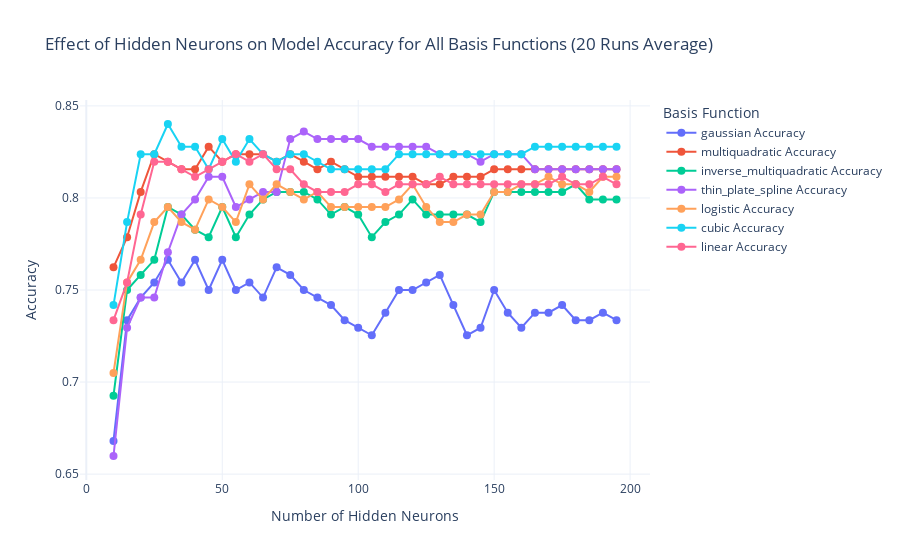
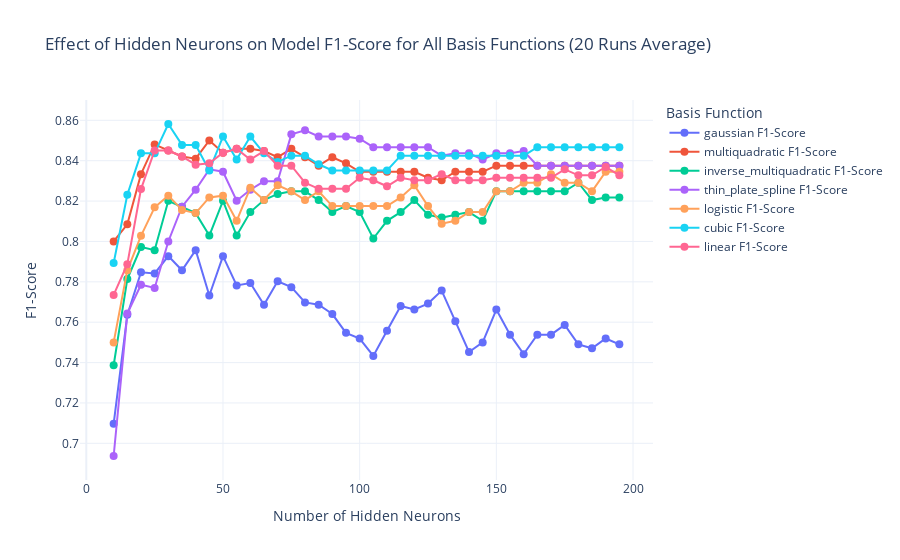

Here is the notebook cell these charts were saved with, in order:
### Markdown cell above
## Comparision between 7 different basis functions:

### Code cell
import numpy as np
import pandas as pd
from sklearn.metrics import accuracy_score, f1_score
from sklearn.model_selection import train_test_split
import plotly.graph_objects as go

# Set random seed for reproducibility
np.random.seed(42)

# Load dataset
df = pd.read_csv("SENSEX_normalized.csv")

# Define technical indicators and target variable
technical_indicators = ["SMA", "MACD", "%K", "%D", "RSI", "Williams %R"]
X = df[technical_indicators]
y = df["Direction"]

# Split data into training and testing sets
X_train, X_test, y_train, y_test = train_test_split(X, y, test_size=0.2, random_state=42)

# Define basis functions
basis_functions = ["gaussian", "multiquadratic", "inverse_multiquadratic",
                   "thin_plate_spline", "logistic", "cubic", "linear"]

# Define hidden neuron sizes to test
hidden_neurons_list = range(10, 200, 5)  # 10 to 200 with step size 5

# Initialize dictionary to store results
results = {basis: [] for basis in basis_functions}

# Number of runs for averaging
num_runs = 20

# Evaluate performance for different hidden neuron sizes
for num_neurons in hidden_neurons_list:
    for basis in basis_functions:
        accuracy_scores = []
        f1_scores = []

        for _ in range(num_runs):
            # Initialize and train the model
            model = RBFN(num_neurons=num_neurons, basis_function=basis, reg_param=0.06)
            model.fit(X_train, y_train)

            # Predict on the test set
            y_pred = model.predict(X_test)

            # Compute accuracy and F1-score
            accuracy = accuracy_score(y_test, y_pred)
            f1 = f1_score(y_test, y_pred)

            # Store scores
            accuracy_scores.append(accuracy)
            f1_scores.append(f1)

        # Compute average performance
        avg_accuracy = np.mean(accuracy_scores)
        avg_f1 = np.mean(f1_scores)

        # Store results
        results[basis].append((num_neurons, avg_accuracy, avg_f1))

# Convert results for plotting
hidden_sizes = {basis: [res[0] for res in results[basis]] for basis in basis_functions}
accuracy_dict = {basis: [res[1] for res in results[basis]] for basis in basis_functions}
f1_dict = {basis: [res[2] for res in results[basis]] for basis in basis_functions}

# Plot Accuracy vs Hidden Neurons
fig_accuracy = go.Figure()
for basis in basis_functions:
    fig_accuracy.add_trace(go.Scatter(
        x=hidden_sizes[basis], y=accuracy_dict[basis],
        mode="lines+markers", name=f"{basis} Accuracy",
        line=dict(width=2),
        marker=dict(size=8)
    ))
fig_accuracy.update_layout(
    title="Effect of Hidden Neurons on Model Accuracy for All Basis Functions (20 Runs Average)",
    xaxis_title="Number of Hidden Neurons",
    yaxis_title="Accuracy",
    legend_title="Basis Function",
    template="plotly_white",
    hovermode="x unified"
)
fig_accuracy.show()

# Plot F1-Score vs Hidden Neurons
fig_f1 = go.Figure()
for basis in basis_functions:
    fig_f1.add_trace(go.Scatter(
        x=hidden_sizes[basis], y=f1_dict[basis],
        mode="lines+markers", name=f"{basis} F1-Score",
        line=dict(width=2),
        marker=dict(size=8)
    ))
fig_f1.update_layout(
    title="Effect of Hidden Neurons on Model F1-Score for All Basis Functions (20 Runs Average)",
    xaxis_title="Number of Hidden Neurons",
    yaxis_title="F1-Score",
    legend_title="Basis Function",
    template="plotly_white",
    hovermode="x unified"
)
fig_f1.show()

### Figure 1 — Plotly figure (JSON) as saved in the notebook; plotly's stock layout.template omitted (floating-point values rounded to 4 significant figures)
{"data": [{"line": {"width": 2}, "marker": {"size": 8}, "mode": "lines+markers", "name": "gaussian Accuracy", "type": "scatter", "x": [10, 15, 20, 25, 30, 35, 40, 45, 50, 55, 60, 65, 70, 75, 80, 85, 90, 95, 100, 105, 110, 115, 120, 125, 130, 135, 140, 145, 150, 155, 160, 165, 170, 175, 180, 185, 190, 195], "y": [0.668, 0.7336, 0.7459, 0.7541, 0.7664, 0.7541, 0.7664, 0.75, 0.7664, 0.75, 0.7541, 0.7459, 0.7623, 0.7582, 0.75, 0.7459, 0.7418, 0.7336, 0.7295, 0.7254, 0.7377, 0.75, 0.75, 0.7541, 0.7582, 0.7418, 0.7254, 0.7295, 0.75, 0.7377, 0.7295, 0.7377, 0.7377, 0.7418, 0.7336, 0.7336, 0.7377, 0.7336]}, {"line": {"width": 2}, "marker": {"size": 8}, "mode": "lines+markers", "name": "multiquadratic Accuracy", "type": "scatter", "x": [10, 15, 20, 25, 30, 35, 40, 45, 50, 55, 60, 65, 70, 75, 80, 85, 90, 95, 100, 105, 110, 115, 120, 125, 130, 135, 140, 145, 150, 155, 160, 165, 170, 175, 180, 185, 190, 195], "y": [0.7623, 0.7787, 0.8033, 0.8238, 0.8197, 0.8156, 0.8156, 0.8279, 0.8197, 0.8238, 0.8238, 0.8238, 0.8197, 0.8238, 0.8197, 0.8156, 0.8197, 0.8156, 0.8115, 0.8115, 0.8115, 0.8115, 0.8115, 0.8074, 0.8074, 0.8115, 0.8115, 0.8115, 0.8156, 0.8156, 0.8156, 0.8156, 0.8156, 0.8156, 0.8156, 0.8156, 0.8156, 0.8156]}, {"line": {"width": 2}, "marker": {"size": 8}, "mode": "lines+markers", "name": "inverse_multiquadratic Accuracy", "type": "scatter", "x": [10, 15, 20, 25, 30, 35, 40, 45, 50, 55, 60, 65, 70, 75, 80, 85, 90, 95, 100, 105, 110, 115, 120, 125, 130, 135, 140, 145, 150, 155, 160, 165, 170, 175, 180, 185, 190, 195], "y": [0.6926, 0.75, 0.7582, 0.7664, 0.7951, 0.791, 0.7828, 0.7787, 0.7951, 0.7787, 0.791, 0.7992, 0.8033, 0.8033, 0.8033, 0.7992, 0.791, 0.7951, 0.791, 0.7787, 0.7869, 0.791, 0.7992, 0.791, 0.791, 0.791, 0.791, 0.7869, 0.8033, 0.8033, 0.8033, 0.8033, 0.8033, 0.8033, 0.8074, 0.7992, 0.7992, 0.7992]}, {"line": {"width": 2}, "marker": {"size": 8}, "mode": "lines+markers", "name": "thin_plate_spline Accuracy", "type": "scatter", "x": [10, 15, 20, 25, 30, 35, 40, 45, 50, 55, 60, 65, 70, 75, 80, 85, 90, 95, 100, 105, 110, 115, 120, 125, 130, 135, 140, 145, 150, 155, 160, 165, 170, 175, 180, 185, 190, 195], "y": [0.6598, 0.7295, 0.7459, 0.7459, 0.7705, 0.791, 0.7992, 0.8115, 0.8115, 0.7951, 0.7992, 0.8033, 0.8033, 0.832, 0.8361, 0.832, 0.832, 0.832, 0.832, 0.8279, 0.8279, 0.8279, 0.8279, 0.8279, 0.8238, 0.8238, 0.8238, 0.8197, 0.8238, 0.8238, 0.8238, 0.8156, 0.8156, 0.8156, 0.8156, 0.8156, 0.8156, 0.8156]}, {"line": {"width": 2}, "marker": {"size": 8}, "mode": "lines+markers", "name": "logistic Accuracy", "type": "scatter", "x": [10, 15, 20, 25, 30, 35, 40, 45, 50, 55, 60, 65, 70, 75, 80, 85, 90, 95, 100, 105, 110, 115, 120, 125, 130, 135, 140, 145, 150, 155, 160, 165, 170, 175, 180, 185, 190, 195], "y": [0.7049, 0.7541, 0.7664, 0.7869, 0.7951, 0.7869, 0.7828, 0.7992, 0.7951, 0.7869, 0.8074, 0.7992, 0.8074, 0.8033, 0.7992, 0.8033, 0.7951, 0.7951, 0.7951, 0.7951, 0.7951, 0.7992, 0.8074, 0.7951, 0.7869, 0.7869, 0.791, 0.791, 0.8033, 0.8033, 0.8074, 0.8074, 0.8115, 0.8074, 0.8074, 0.8033, 0.8115, 0.8115]}, {"line": {"width": 2}, "marker": {"size": 8}, "mode": "lines+markers", "name": "cubic Accuracy", "type": "scatter", "x": [10, 15, 20, 25, 30, 35, 40, 45, 50, 55, 60, 65, 70, 75, 80, 85, 90, 95, 100, 105, 110, 115, 120, 125, 130, 135, 140, 145, 150, 155, 160, 165, 170, 175, 180, 185, 190, 195], "y": [0.7418, 0.7869, 0.8238, 0.8238, 0.8402, 0.8279, 0.8279, 0.8156, 0.832, 0.8197, 0.832, 0.8238, 0.8197, 0.8238, 0.8238, 0.8197, 0.8156, 0.8156, 0.8156, 0.8156, 0.8156, 0.8238, 0.8238, 0.8238, 0.8238, 0.8238, 0.8238, 0.8238, 0.8238, 0.8238, 0.8238, 0.8279, 0.8279, 0.8279, 0.8279, 0.8279, 0.8279, 0.8279]}, {"line": {"width": 2}, "marker": {"size": 8}, "mode": "lines+markers", "name": "linear Accuracy", "type": "scatter", "x": [10, 15, 20, 25, 30, 35, 40, 45, 50, 55, 60, 65, 70, 75, 80, 85, 90, 95, 100, 105, 110, 115, 120, 125, 130, 135, 140, 145, 150, 155, 160, 165, 170, 175, 180, 185, 190, 195], "y": [0.7336, 0.7541, 0.791, 0.8197, 0.8197, 0.8156, 0.8115, 0.8156, 0.8197, 0.8238, 0.8197, 0.8238, 0.8156, 0.8156, 0.8074, 0.8033, 0.8033, 0.8033, 0.8074, 0.8074, 0.8033, 0.8074, 0.8074, 0.8074, 0.8115, 0.8074, 0.8074, 0.8074, 0.8074, 0.8074, 0.8074, 0.8074, 0.8074, 0.8115, 0.8074, 0.8074, 0.8115, 0.8074]}], "layout": {"hovermode": "x unified", "legend": {"title": {"text": "Basis Function"}}, "title": {"text": "Effect of Hidden Neurons on Model Accuracy for All Basis Functions (20 Runs Average)"}, "xaxis": {"title": {"text": "Number of Hidden Neurons"}}, "yaxis": {"title": {"text": "Accuracy"}}}}

### Figure 2 — Plotly figure (JSON) as saved in the notebook; plotly's stock layout.template omitted (floating-point values rounded to 4 significant figures)
{"data": [{"line": {"width": 2}, "marker": {"size": 8}, "mode": "lines+markers", "name": "gaussian F1-Score", "type": "scatter", "x": [10, 15, 20, 25, 30, 35, 40, 45, 50, 55, 60, 65, 70, 75, 80, 85, 90, 95, 100, 105, 110, 115, 120, 125, 130, 135, 140, 145, 150, 155, 160, 165, 170, 175, 180, 185, 190, 195], "y": [0.7097, 0.7636, 0.7847, 0.7842, 0.7927, 0.7857, 0.7957, 0.7732, 0.7927, 0.7782, 0.7794, 0.7687, 0.7803, 0.7774, 0.7698, 0.7687, 0.764, 0.7547, 0.7519, 0.7433, 0.7557, 0.7681, 0.7663, 0.7692, 0.7757, 0.7605, 0.7452, 0.75, 0.7663, 0.7538, 0.7442, 0.7538, 0.7538, 0.7586, 0.749, 0.7471, 0.7519, 0.749]}, {"line": {"width": 2}, "marker": {"size": 8}, "mode": "lines+markers", "name": "multiquadratic F1-Score", "type": "scatter", "x": [10, 15, 20, 25, 30, 35, 40, 45, 50, 55, 60, 65, 70, 75, 80, 85, 90, 95, 100, 105, 110, 115, 120, 125, 130, 135, 140, 145, 150, 155, 160, 165, 170, 175, 180, 185, 190, 195], "y": [0.8, 0.8085, 0.8333, 0.8481, 0.8451, 0.8421, 0.841, 0.85, 0.844, 0.8459, 0.8459, 0.8448, 0.8417, 0.8459, 0.8417, 0.8375, 0.8417, 0.8387, 0.8345, 0.8345, 0.8345, 0.8345, 0.8345, 0.8315, 0.8303, 0.8345, 0.8345, 0.8345, 0.8375, 0.8375, 0.8375, 0.8375, 0.8375, 0.8375, 0.8375, 0.8375, 0.8375, 0.8375]}, {"line": {"width": 2}, "marker": {"size": 8}, "mode": "lines+markers", "name": "inverse_multiquadratic F1-Score", "type": "scatter", "x": [10, 15, 20, 25, 30, 35, 40, 45, 50, 55, 60, 65, 70, 75, 80, 85, 90, 95, 100, 105, 110, 115, 120, 125, 130, 135, 140, 145, 150, 155, 160, 165, 170, 175, 180, 185, 190, 195], "y": [0.7387, 0.7814, 0.7973, 0.7957, 0.8201, 0.8172, 0.814, 0.8029, 0.8201, 0.8029, 0.8145, 0.8205, 0.8235, 0.8248, 0.8248, 0.8205, 0.8145, 0.8175, 0.8145, 0.8015, 0.8102, 0.8145, 0.8205, 0.8132, 0.8118, 0.8132, 0.8145, 0.8102, 0.8248, 0.8248, 0.8248, 0.8248, 0.8248, 0.8248, 0.8291, 0.8205, 0.8218, 0.8218]}, {"line": {"width": 2}, "marker": {"size": 8}, "mode": "lines+markers", "name": "thin_plate_spline F1-Score", "type": "scatter", "x": [10, 15, 20, 25, 30, 35, 40, 45, 50, 55, 60, 65, 70, 75, 80, 85, 90, 95, 100, 105, 110, 115, 120, 125, 130, 135, 140, 145, 150, 155, 160, 165, 170, 175, 180, 185, 190, 195], "y": [0.6937, 0.7643, 0.7786, 0.777, 0.8, 0.8172, 0.8256, 0.8357, 0.8345, 0.8201, 0.8256, 0.8298, 0.8298, 0.853, 0.8551, 0.852, 0.852, 0.852, 0.8509, 0.8467, 0.8467, 0.8467, 0.8467, 0.8467, 0.8425, 0.8436, 0.8436, 0.8406, 0.8436, 0.8436, 0.8448, 0.8375, 0.8375, 0.8375, 0.8375, 0.8375, 0.8375, 0.8375]}, {"line": {"width": 2}, "marker": {"size": 8}, "mode": "lines+markers", "name": "logistic F1-Score", "type": "scatter", "x": [10, 15, 20, 25, 30, 35, 40, 45, 50, 55, 60, 65, 70, 75, 80, 85, 90, 95, 100, 105, 110, 115, 120, 125, 130, 135, 140, 145, 150, 155, 160, 165, 170, 175, 180, 185, 190, 195], "y": [0.75, 0.7857, 0.8028, 0.8169, 0.8227, 0.8156, 0.814, 0.8218, 0.8227, 0.8102, 0.8266, 0.8205, 0.8278, 0.8248, 0.8205, 0.8248, 0.8175, 0.8175, 0.8175, 0.8175, 0.8175, 0.8218, 0.8278, 0.8175, 0.8088, 0.8102, 0.8145, 0.8145, 0.8248, 0.8248, 0.8291, 0.8291, 0.8333, 0.8291, 0.8291, 0.8248, 0.8345, 0.8345]}, {"line": {"width": 2}, "marker": {"size": 8}, "mode": "lines+markers", "name": "cubic F1-Score", "type": "scatter", "x": [10, 15, 20, 25, 30, 35, 40, 45, 50, 55, 60, 65, 70, 75, 80, 85, 90, 95, 100, 105, 110, 115, 120, 125, 130, 135, 140, 145, 150, 155, 160, 165, 170, 175, 180, 185, 190, 195], "y": [0.7893, 0.8231, 0.8436, 0.8436, 0.8582, 0.8478, 0.8478, 0.8352, 0.852, 0.8406, 0.852, 0.8436, 0.8394, 0.8425, 0.8425, 0.8382, 0.8352, 0.8352, 0.8352, 0.8352, 0.8352, 0.8425, 0.8425, 0.8425, 0.8425, 0.8425, 0.8425, 0.8425, 0.8425, 0.8425, 0.8425, 0.8467, 0.8467, 0.8467, 0.8467, 0.8467, 0.8467, 0.8467]}, {"line": {"width": 2}, "marker": {"size": 8}, "mode": "lines+markers", "name": "linear F1-Score", "type": "scatter", "x": [10, 15, 20, 25, 30, 35, 40, 45, 50, 55, 60, 65, 70, 75, 80, 85, 90, 95, 100, 105, 110, 115, 120, 125, 130, 135, 140, 145, 150, 155, 160, 165, 170, 175, 180, 185, 190, 195], "y": [0.7735, 0.7887, 0.8259, 0.8451, 0.8451, 0.8421, 0.838, 0.8387, 0.844, 0.8459, 0.8406, 0.8448, 0.8375, 0.8375, 0.8291, 0.8261, 0.8261, 0.8261, 0.8315, 0.8303, 0.8273, 0.8315, 0.8303, 0.8303, 0.8333, 0.8303, 0.8303, 0.8303, 0.8315, 0.8315, 0.8315, 0.8315, 0.8315, 0.8357, 0.8327, 0.8327, 0.8369, 0.8327]}], "layout": {"hovermode": "x unified", "legend": {"title": {"text": "Basis Function"}}, "title": {"text": "Effect of Hidden Neurons on Model F1-Score for All Basis Functions (20 Runs Average)"}, "xaxis": {"title": {"text": "Number of Hidden Neurons"}}, "yaxis": {"title": {"text": "F1-Score"}}}}
